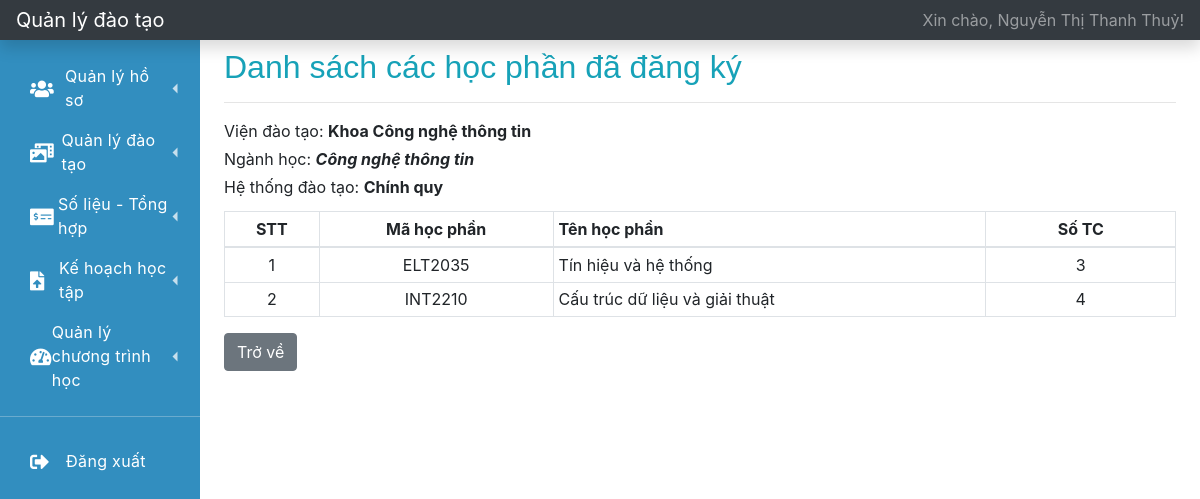
Page /index.php?r=hoc-phan-da-dang-ky (signed in) on the committed database.
### tables this page shows
CREATE TABLE `user` (
  `id` int(11) NOT NULL,
  `username` varchar(64) NOT NULL,
  `password` varchar(128) NOT NULL,
  `user_type` varchar(32) NOT NULL,
  `user_code` varchar(32) DEFAULT NULL,
  `fullname` varchar(128) NOT NULL,
  `dob` date NOT NULL,
  `phone_number` varchar(15) DEFAULT NULL,
  `email` varchar(64) DEFAULT NULL,
  `address` varchar(512) DEFAULT NULL,
  `status` varchar(32) NOT NULL DEFAULT 'active'
);

CREATE TABLE `training_institute` (
  `id` int(11) NOT NULL,
  `training_institute_code` varchar(32) NOT NULL,
  `training_institute_name` varchar(128) NOT NULL
);

CREATE TABLE `training_majors` (
  `id` int(11) NOT NULL,
  `training_institute_code` varchar(32) NOT NULL,
  `training_system_code` varchar(32) NOT NULL,
  `training_majors_code` varchar(32) NOT NULL,
  `training_majors_name` varchar(128) NOT NULL
);

CREATE TABLE `training_system` (
  `id` int(11) NOT NULL,
  `training_system_code` varchar(32) NOT NULL,
  `training_system_name` varchar(128) NOT NULL
);

CREATE TABLE `subject` (
  `id` int(11) NOT NULL,
  `training_majors_code` varchar(32) NOT NULL,
  `training_system_code` varchar(32) NOT NULL,
  `subject_code` varchar(32) NOT NULL,
  `subject_name` varchar(128) NOT NULL,
  `num_of_credit` tinyint(2) NOT NULL
);

CREATE TABLE `studying` (
  `id` int(11) NOT NULL,
  `student_id` int(11) NOT NULL,
  `subject_code` varchar(32) NOT NULL,
  `classroom_id` int(11) NOT NULL,
  `status` varchar(32) NOT NULL DEFAULT 'register',
  `start_date` date DEFAULT NULL,
  `end_date` date DEFAULT NULL
);

### function.php (called while the page is built, shortened)
<?php
    function getInfoLoginFromSession()
    {
        $key = 'user_login';
        if (isset($_SESSION[$key])) {
            $data = $_SESSION[$key];
            return $data;
        }
        return array();
    }
    function getFullnameUserLogin()
    {
        $info_user = getInfoLoginFromSession();
        if (empty($info_user) == false) {
            $fullname = $info_user['fullname'];
            return $fullname;
        }
        return '';
    }
    function getUserIdLogin()
    {
        $info_user = getInfoLoginFromSession();
        if (empty($info_user) == false) {
            $fullname = $info_user['id'];
            return $fullname;
        }
        return '';
    }
?>

### database.php (called while the page is built, shortened)
<?php
    function getOne($instance_db, $sql)
    {
        $stmt = $instance_db->prepare($sql);
        $stmt->setFetchMode(PDO::FETCH_ASSOC);
        $stmt->execute();
        return $stmt->fetch();
    }
    function getAll($instance_db, $sql)
    {
        $stmt = $instance_db->prepare($sql);
        $stmt->setFetchMode(PDO::FETCH_ASSOC);
        $stmt->execute();
        $data = array();
        while ($row = $stmt->fetch()) {
            $data[] = $row;
        }
        return $data;
    }
    function getInfoLogin($instance_db, $username, $password)
    {
        $sql = "SELECT * FROM USER WHERE USERNAME = '{$username}' AND PASSWORD = '{$password}'";
        return getOne($instance_db, $sql);
    }
?>

### danh-sach-hoc-phan-da-dang-ky.php (the view, shortened to what this page needs)
<?php
    $sql1 = "SELECT TRAINING_INSTITUTE_NAME, TRAINING_MAJORS_NAME FROM PROFILE AS P INNER JOIN TRAINING_INSTITUTE AS TI ON P.TRAINING_INSTITUTE_CODE = TI.TRAINING_INSTITUTE_CODE " .
            "INNER JOIN TRAINING_MAJORS AS TM ON TI.TRAINING_INSTITUTE_CODE = TM.TRAINING_INSTITUTE_CODE WHERE P.USER_ID = {$user_id}";
    $training_institute = getOne($connect, $sql1);
    $sql2 = "SELECT TRAINING_SYSTEM_NAME FROM TRAINING_SYSTEM AS TS INNER JOIN TRAINING_MAJORS AS TM ON TS.TRAINING_SYSTEM_CODE = TM.TRAINING_SYSTEM_CODE " .
            "INNER JOIN TRAINING_INSTITUTE AS TI ON TM.TRAINING_INSTITUTE_CODE = TI.TRAINING_INSTITUTE_CODE " .
            "INNER JOIN PROFILE AS P ON TI.TRAINING_INSTITUTE_CODE = P.TRAINING_INSTITUTE_CODE WHERE P.USER_ID = {$user_id}";
    $training_system = getOne($connect, $sql2);
    $sql3 = "SELECT * FROM SUBJECT AS S INNER JOIN STUDYING AS ST ON S.SUBJECT_CODE = ST.SUBJECT_CODE WHERE ST.STUDENT_ID = {$user_id} AND ST.STATUS = 'register'";
    $list_subject_register = getAll($connect, $sql3);
?>
<h2 class=" mt-2 text-info">Danh sách các học phần đã đăng ký</h2>
<hr>
<div class="container-fluid">
    <div class="row">
        <div class="col-sm-6 pl-0">
            <p class="mb-1">Viện đào tạo: <b><?= $training_institute['TRAINING_INSTITUTE_NAME']?></b></p>
            <p class="mb-1">Ngành học: <b><i><?= $training_institute['TRAINING_MAJORS_NAME']?></i></b></p>
            <p class="mb-1">Hệ thống đào tạo: <b><?= $training_system['TRAINING_SYSTEM_NAME']?></b></p>
        </div>
    </div>
</div>
<div class="table-responsive mt-2">
    <table class="table table-sm table-bordered table-hover">
        <thead>
            <tr>
                <th class="text-center" style="width: 1%;">STT</th>
                <th class="text-center" style="width: 3%;">Mã học phần</th>
                <th class="" style="width: 7%;">Tên học phần</th>
                <th class="text-center" style="width: 3%;">Số TC</th>
            </tr>
        </thead>
        <tbody>
        <?php
        $stt = 1;
        foreach ($list_subject_register as $subject) {
            ?>
            <tr>
                <td class="text-center"><?= $stt?></td>
                <td class="text-center"><?= $subject['subject_code']?></td>
                <td class=""><?= $subject['subject_name']?></td>
                <td class="text-center"><?= $subject['num_of_credit']?></td>
            </tr>
        <?php
            $stt++;
        }
        ?>
        </tbody>
    </table>
</div>
<a href="?r=trang-chu" class="btn btn-secondary">Trở về</a>

### layouts/topbar.php
<nav class="navbar navbar-dark sticky-top bg-dark flex-md-nowrap p-0 shadow">
    <a class="navbar-brand col-md-3 col-lg-2 mr-0 px-3" href="?r=trang-chu">Quản lý đào tạo</a>
    <ul class="navbar-nav px-3">
        <li class="nav-item text-nowrap">
            <a class="nav-link" href="?r=ho-so-ca-nhan">Xin chào, <?= getFullnameUserLogin()?>!</a>
        </li>
    </ul>
</nav>

### css/navbar.css (style rules this page uses)
:root { --font-family-sans-serif: "Open Sans", -apple-system, BlinkMacSystemFont, "Segoe UI", Roboto, "Helvetica Neue", Arial, sans-serif, "Apple Color Emoji", "Segoe UI Emoji", "Segoe UI Symbol", "Noto Color Emoji"; }
*, *::before, *::after { -webkit-box-sizing: border-box; box-sizing: border-box; }
html { font-family: sans-serif; line-height: 1.15; -webkit-text-size-adjust: 100%; -webkit-tap-highlight-color: rgba(0, 0, 0, 0); }
nav { display: block; }
h1, h2, h3, h4, h5, h6 { margin-top: 0; margin-bottom: 0.5rem; }
p { margin-top: 0; margin-bottom: 1rem; }
a { color: #3f84fc; text-decoration: none; background-color: transparent; }
h1, h2, h3, h4, h5, h6, .h1, .h2, .h3, .h4, .h5, .h6 { font-family: "Nunito", sans-serif; margin-bottom: 0.5rem; font-weight: 500; line-height: 1.2; }

### rows in the picture
user: fullname "Nguyễn Thị Thanh Thuỷ"
training_institute: training_institute_name "Khoa Công nghệ thông tin"
training_majors: training_majors_name "Công nghệ thông tin"
training_system: training_system_name "Chính quy"
subject: studying.subject_code "ELT2035", subject_name "Tín hiệu và hệ thống", num_of_credit "3"
subject: studying.subject_code "INT2210", subject_name "Cấu trúc dữ liệu và giải thuật", num_of_credit "4"
